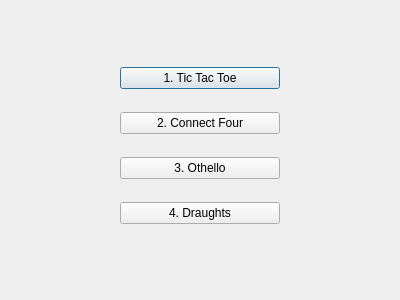
<?xml version="1.0" encoding="UTF-8"?>
<ui version="4.0">
 <class>Dialog</class>
 <widget class="QDialog" name="Dialog">
  <property name="geometry">
   <rect>
    <x>0</x>
    <y>0</y>
    <width>400</width>
    <height>300</height>
   </rect>
  </property>
  <property name="windowTitle">
   <string>Dialog</string>
  </property>
  <widget class="QWidget" name="verticalLayoutWidget">
   <property name="geometry">
    <rect>
     <x>120</x>
     <y>50</y>
     <width>160</width>
     <height>191</height>
    </rect>
   </property>
   <layout class="QVBoxLayout" name="verticalLayout">
    <item>
     <widget class="QPushButton" name="pushButton_2">
      <property name="text">
       <string>1. Tic Tac Toe</string>
      </property>
     </widget>
    </item>
    <item>
     <widget class="QPushButton" name="pushButton_3">
      <property name="text">
       <string>2. Connect Four</string>
      </property>
     </widget>
    </item>
    <item>
     <widget class="QPushButton" name="pushButton">
      <property name="text">
       <string>3. Othello</string>
      </property>
     </widget>
    </item>
    <item>
     <widget class="QPushButton" name="pushButton_4">
      <property name="text">
       <string>4. Draughts</string>
      </property>
     </widget>
    </item>
   </layout>
  </widget>
 </widget>
 <resources/>
 <connections/>
</ui>
